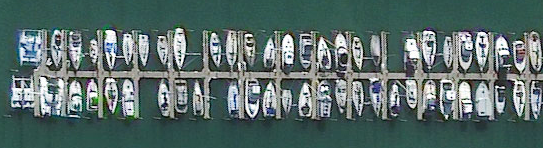
#> input picture boat2a.png, 543 x 148 px
$ python -i fftdock.py   (imports and definitions only)   (older library calls are emulated)
#> lines starting #> are read from the running program, lines starting #| are printed output that depends on the picture
# fftdock.py2
import numpy as np
import scipy.ndimage as nd
import mgcreate as mg
import gogabor as ggb
from scipy.ndimage.interpolation import shift
import PIL as pil
import fpf
import scipy.misc as sm
import scipy.fftpack as ft

def BuildDock():
    V=148
    H=543
    dock = np.zeros( (V,H) ) # frame size

    # long pier
    dock[68:77, 32:543] = 1
    # extra dock vertical
    dock[31:69,41:47] = 1

    #repeating top dock verticals
    for i in range( 14 ):
        x = 61 + (i * 35.8) + 0
        dock[30:68, x:x+6] = 1

    # extra dock bottom vertical
    dock[77:116,34:40] = 1

    #repeating bottom dock verticals
    for i in range( 14 ):
        x = 61 + (i * 35.8)+0
        dock[76:119,x:x+6] = 1

    return dock

# [20 lines left out: functions LocateDock, Overlay, SubtractDock, not called in this run]

def SubtractDock2(origrot, dock, vh):
    newimg = origrot * dock
    return newimg

# [51 lines left out: functions Roll, MakeFPF, MakeBoatCutOut, FindBoats, Correlate2d, not called in this run]

def Edge( data ):
    a = data[:-1,:-1] - data[1:,1:]
    return abs(a)

def Driver():
    origrot = sm.imread("boat2a.png",flatten=True)
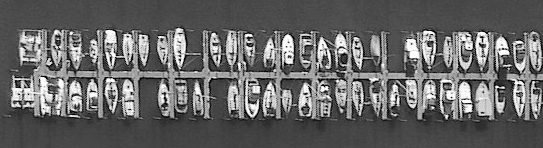
#> origrot: shape (148, 543) float32; min 0, max 255, mean 102.4
    dock = BuildDock()
    v,h = LocateDock(origrot,dock)
    print("Dock center location",v,",",h)
    overlaydock = Overlay(origrot,dock,(v,h))
    sm.imsave("Overlay.png",overlaydock)

    # I am not getting good results with the correlation
    # I think Shift is the issue.

    imgNoDock = SubtractDock(origrot, dock,(v,h))
    sm.imsave("imgNoDock1.png",imgNoDock)

    # Cheating a little bit I subtract out by using the binary opposite
    # of the dock mask using the correlation adjustment against the
    # Center of Mass
    dockOpp = (dock - 1) * -1
    sm.imsave("dockopp.png",dockOpp)
    com = nd.measurements.center_of_mass(dockOpp)
    print("center of mass",com)
    delta = (int(v-com[0]),int(h-com[1]))
    print("delta is",delta)
    corr = Roll(dockOpp,delta)
    sm.imsave("Corr2.png",corr)

    # Now use subtract2 instead
    imgNoDock2 = SubtractDock2(origrot,corr,(v,h))
    sm.imsave("nodock2.png",imgNoDock2)

    # Create FPF providing the number of filter images and the constraint matrix
    filtB1 = MakeFPF(4,np.array([1,1,1,-1]))
    corrB1 = FindBoats(imgNoDock2,filtB1)
    sm.imsave("filtB1Ans.png",corrB1.real)


#> (the run stopped early here; a loop or call above may not have finished)
